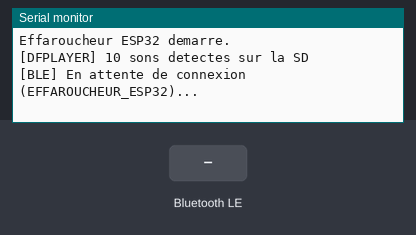
Bench run of a sketch on a simulated ESP32. On the bench: the last lines printed to the serial monitor. The test bench sets the inputs (shaded band). Random numbers use the default seed unless the sketch sets one; nothing arrives over Bluetooth unless stated; the audio player accepts every command and is not drawn; a phone connects over Bluetooth LE 3 s after start.

Above: at 3.4 s.
3.5 s: Bluetooth LE write "5" received
At 4.9 s:
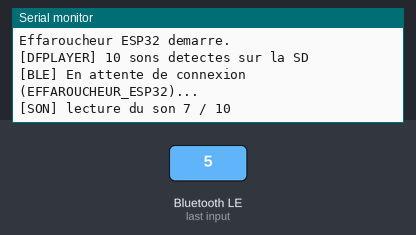
6.5 s: Bluetooth LE write "90" received
At 7.3 s:
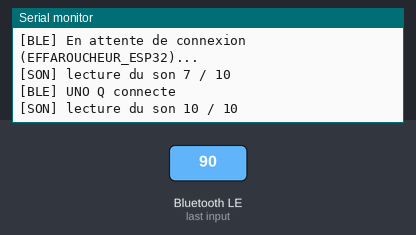
8.0 s: Bluetooth LE write "200" received
At 8.4 s:
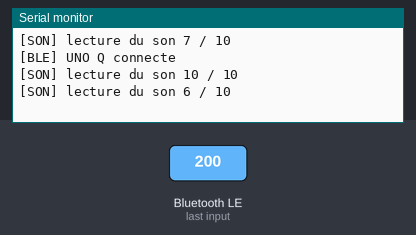

The sketch:

effaroucheur_esp32_V1.ino
```cpp
/*
 * Recepteur BLE pour le systeme d'effarouchement de perruches.
 * Attend l'octet 0x01 sur la caracteristique BLE 0000ffe1-..., puis joue
 * un son aleatoire non repete via le DFPlayer Mini sur la carte SD.
 */
#include <HardwareSerial.h>
#include <DFRobotDFPlayerMini.h>
#include <BLEDevice.h>
#include <BLEServer.h>
#include <BLEUtils.h>

#define RX_PIN 16          // ESP32 RX  <- DFPlayer TX
#define TX_PIN 17          // ESP32 TX  -> DFPlayer RX
#define VOLUME 25          // 0..30
#define NB_SONS_DEFAUT 3   // secours si la lecture du nombre echoue

#define NOM_BLE             "name"
#define SERVICE_UUID        "your service uuid"
#define CHARACTERISTIC_UUID "your characteristic uuid"

HardwareSerial dfSerial(2);
DFRobotDFPlayerMini dfplayer;

int nbSons = 0;
int dernierSon = -1;
volatile bool declencher = false;

class ServerCB : public BLEServerCallbacks {
  void onConnect(BLEServer *s) override { Serial.println("[BLE] UNO Q connecte"); }
  void onDisconnect(BLEServer *s) override {
    Serial.println("[BLE] UNO Q deconnecte -> remise en attente");
    BLEDevice::startAdvertising();
  }
};

class CmdCB : public BLECharacteristicCallbacks {
  void onWrite(BLECharacteristic *c) override { declencher = true; }
};

void jouerSonAleatoire() {
  int choix;
  do { choix = random(1, nbSons + 1); } while (nbSons > 1 && choix == dernierSon);
  dernierSon = choix;
  Serial.printf("[SON] lecture du son %d / %d\n", choix, nbSons);
  dfplayer.play(choix);
}

void setup() {
  Serial.begin(115200);
  delay(300);
  Serial.println("Effaroucheur ESP32 demarre.");

  randomSeed(analogRead(34));

  dfSerial.begin(9600, SERIAL_8N1, RX_PIN, TX_PIN);
  if (!dfplayer.begin(dfSerial)) {
    Serial.println("[DFPLAYER] NON detecte ! Verifie cablage + carte SD.");
  }
  delay(1000);
  dfplayer.setTimeOut(800);
  dfplayer.volume(VOLUME);

  for (int i = 0; i < 5 && nbSons <= 0; i++) { nbSons = dfplayer.readFileCounts(); delay(400); }
  if (nbSons <= 0) nbSons = NB_SONS_DEFAUT;
  Serial.printf("[DFPLAYER] %d sons detectes sur la SD\n", nbSons);

  BLEDevice::init(NOM_BLE);
  BLEServer *serveur = BLEDevice::createServer();
  serveur->setCallbacks(new ServerCB());
  BLEService *service = serveur->createService(SERVICE_UUID);
  BLECharacteristic *carac = service->createCharacteristic(
      CHARACTERISTIC_UUID,
      BLECharacteristic::PROPERTY_WRITE | BLECharacteristic::PROPERTY_WRITE_NR);
  carac->setCallbacks(new CmdCB());
  service->start();
  BLEDevice::getAdvertising()->addServiceUUID(SERVICE_UUID);
  BLEDevice::startAdvertising();
  Serial.println("[BLE] En attente de connexion (EFFAROUCHEUR_ESP32)...");
}

void loop() {
  if (declencher) {
    declencher = false;
    jouerSonAleatoire();
  }
}
```

Measured:
- after the input at 3.5 s, the serial monitor: prints a new line at once (image 1)
- after the input at 6.5 s, the serial monitor: prints a new line at once (image 2)
- after the input at 8.0 s, the serial monitor: prints a new line at once (image 3)
